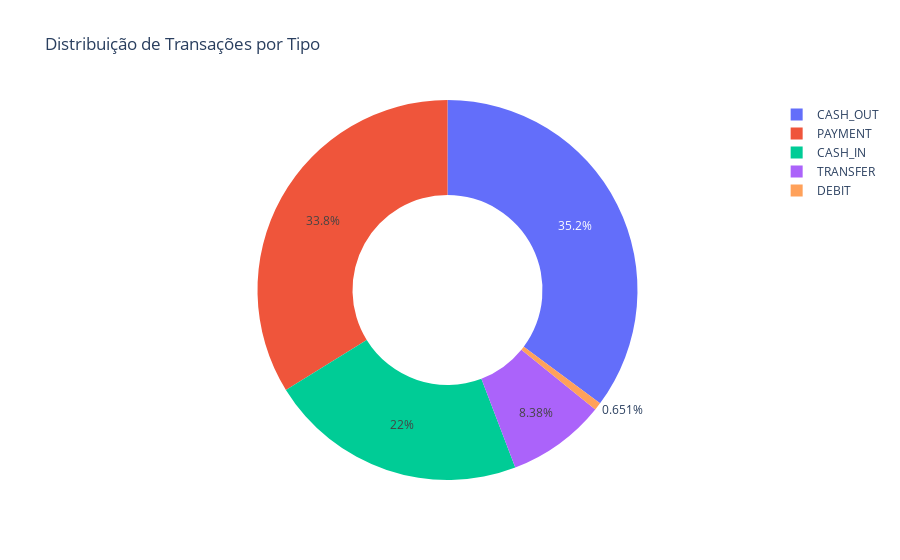

Notebook code cell kept with this figure:
### Code cell
#Visualizando as transações por meio de um gráfico de pizza
type = data["type"].value_counts();
transactions = type.index
quantity = type.values

import plotly.express as px
figure = px.pie(data, values=quantity, names=transactions, hole=0.5, 
                title="Distribuição de Transações por Tipo")
figure.show()

### Figure 1 — Plotly figure (JSON) as saved in the notebook; plotly's stock layout.template omitted (floating-point values rounded to 4 significant figures)
{"data": [{"domain": {"x": [0, 1], "y": [0, 1]}, "hole": 0.5, "hovertemplate": "label=%{label}<br>value=%{value}<extra></extra>", "labels": ["CASH_OUT", "PAYMENT", "CASH_IN", "TRANSFER", "DEBIT"], "legendgroup": "", "name": "", "showlegend": true, "type": "pie", "values": [2237500, 2151495, 1399284, 532909, 41432]}], "layout": {"legend": {"tracegroupgap": 0}, "title": {"text": "Distribuição de Transações por Tipo"}}}
